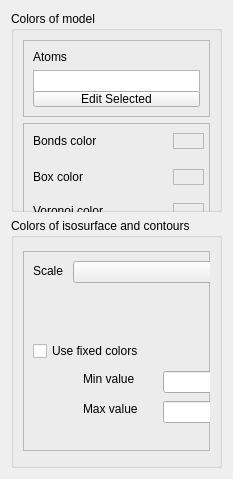
          <widget class="QWidget" name="page_20">
           <property name="geometry">
            <rect>
             <x>0</x>
             <y>0</y>
             <width>233</width>
             <height>479</height>
            </rect>
           </property>
           <attribute name="label">
            <string>Colors</string>
           </attribute>
           <layout class="QVBoxLayout" name="verticalLayout_14">
            <item>
             <widget class="QGroupBox" name="groupBox_10">
              <property name="minimumSize">
               <size>
                <width>0</width>
                <height>200</height>
               </size>
              </property>
              <property name="maximumSize">
               <size>
                <width>16777215</width>
                <height>16777215</height>
               </size>
              </property>
              <property name="title">
               <string>Colors of model</string>
              </property>
              <layout class="QVBoxLayout" name="verticalLayout_21">
               <item>
                <widget class="QFrame" name="frame_16">
                 <property name="frameShape">
                  <enum>QFrame::StyledPanel</enum>
                 </property>
                 <property name="frameShadow">
                  <enum>QFrame::Raised</enum>
                 </property>
                 <layout class="QVBoxLayout" name="verticalLayout_20">
                  <item>
                   <widget class="QLabel" name="label_20">
                    <property name="text">
                     <string>Atoms</string>
                    </property>
                   </widget>
                  </item>
                  <item>
                   <widget class="QTableWidget" name="ColorsOfAtomsTable">
                    <property name="minimumSize">
                     <size>
                      <width>0</width>
                      <height>30</height>
                     </size>
                    </property>
                   </widget>
                  </item>
                  <item>
                   <widget class="QPushButton" name="ColorAtomDialogButton">
                    <property name="text">
                     <string>Edit Selected</string>
                    </property>
                   </widget>
                  </item>
                 </layout>
                </widget>
               </item>
               <item>
                <widget class="QFrame" name="frame_10">
                 <property name="minimumSize">
                  <size>
                   <width>0</width>
                   <height>115</height>
                  </size>
                 </property>
                 <property name="maximumSize">
                  <size>
                   <width>16777215</width>
                   <height>115</height>
                  </size>
                 </property>
                 <property name="frameShape">
                  <enum>QFrame::StyledPanel</enum>
                 </property>
                 <property name="frameShadow">
                  <enum>QFrame::Raised</enum>
                 </property>
                 <widget class="QPushButton" name="ColorBoxDialogButton">
                  <property name="geometry">
                   <rect>
                    <x>200</x>
                    <y>42</y>
                    <width>121</width>
                    <height>28</height>
                   </rect>
                  </property>
                  <property name="text">
                   <string>Edit</string>
                  </property>
                  <property name="checkable">
                   <bool>false</bool>
                  </property>
                  <property name="checked">
                   <bool>false</bool>
                  </property>
                 </widget>
                 <widget class="QPushButton" name="ColorBondDialogButton">
                  <property name="geometry">
                   <rect>
                    <x>200</x>
                    <y>6</y>
                    <width>121</width>
                    <height>28</height>
                   </rect>
                  </property>
                  <property name="text">
                   <string>Edit</string>
                  </property>
                  <property name="checkable">
                   <bool>false</bool>
                  </property>
                  <property name="checked">
                   <bool>false</bool>
                  </property>
                 </widget>
                 <widget class="QPushButton" name="ColorVoronoiDialogButton">
                  <property name="geometry">
                   <rect>
                    <x>200</x>
                    <y>76</y>
                    <width>121</width>
                    <height>28</height>
                   </rect>
                  </property>
                  <property name="text">
                   <string>Edit</string>
                  </property>
                  <property name="checkable">
                   <bool>false</bool>
                  </property>
                  <property name="checked">
                   <bool>false</bool>
                  </property>
                 </widget>
                 <widget class="QFrame" name="ColorVoronoi">
                  <property name="geometry">
                   <rect>
                    <x>150</x>
                    <y>80</y>
                    <width>31</width>
                    <height>16</height>
                   </rect>
                  </property>
                  <property name="frameShape">
                   <enum>QFrame::StyledPanel</enum>
                  </property>
                  <property name="frameShadow">
                   <enum>QFrame::Raised</enum>
                  </property>
                 </widget>
                 <widget class="QLabel" name="label_19">
                  <property name="geometry">
                   <rect>
                    <x>10</x>
                    <y>46</y>
                    <width>71</width>
                    <height>16</height>
                   </rect>
                  </property>
                  <property name="text">
                   <string>Box color</string>
                  </property>
                 </widget>
                 <widget class="QLabel" name="label_18">
                  <property name="geometry">
                   <rect>
                    <x>10</x>
                    <y>80</y>
                    <width>101</width>
                    <height>16</height>
                   </rect>
                  </property>
                  <property name="text">
                   <string>Voronoi color</string>
                  </property>
                 </widget>
                 <widget class="QLabel" name="label_17">
                  <property name="geometry">
                   <rect>
                    <x>10</x>
                    <y>10</y>
                    <width>91</width>
                    <height>16</height>
                   </rect>
                  </property>
                  <property name="text">
                   <string>Bonds color</string>
                  </property>
                 </widget>
                 <widget class="QFrame" name="ColorBox">
                  <property name="geometry">
                   <rect>
                    <x>150</x>
                    <y>46</y>
                    <width>31</width>
                    <height>16</height>
                   </rect>
                  </property>
                  <property name="frameShape">
                   <enum>QFrame::StyledPanel</enum>
                  </property>
                  <property name="frameShadow">
                   <enum>QFrame::Raised</enum>
                  </property>
                 </widget>
                 <widget class="QFrame" name="ColorBond">
                  <property name="geometry">
                   <rect>
                    <x>150</x>
                    <y>10</y>
                    <width>31</width>
                    <height>16</height>
                   </rect>
                  </property>
                  <property name="frameShape">
                   <enum>QFrame::StyledPanel</enum>
                  </property>
                  <property name="frameShadow">
                   <enum>QFrame::Raised</enum>
                  </property>
                 </widget>
                </widget>
               </item>
              </layout>
             </widget>
            </item>
            <item>
             <widget class="QGroupBox" name="groupBox_9">
              <property name="minimumSize">
               <size>
                <width>0</width>
                <height>250</height>
               </size>
              </property>
              <property name="title">
               <string>Colors of isosurface and contours</string>
              </property>
              <layout class="QVBoxLayout" name="verticalLayout_19">
               <item>
                <widget class="QFrame" name="frame_13">
                 <property name="minimumSize">
                  <size>
                   <width>0</width>
                   <height>100</height>
                  </size>
                 </property>
                 <property name="maximumSize">
                  <size>
                   <width>16777215</width>
                   <height>200</height>
                  </size>
                 </property>
                 <property name="frameShape">
                  <enum>QFrame::StyledPanel</enum>
                 </property>
                 <property name="frameShadow">
                  <enum>QFrame::Raised</enum>
                 </property>
                 <widget class="MplWidget" name="ColorRow" native="true">
                  <property name="geometry">
                   <rect>
                    <x>10</x>
                    <y>40</y>
                    <width>311</width>
                    <height>40</height>
                   </rect>
                  </property>
                  <property name="sizePolicy">
                   <sizepolicy hsizetype="Expanding" vsizetype="Expanding">
                    <horstretch>0</horstretch>
                    <verstretch>0</verstretch>
                   </sizepolicy>
                  </property>
                  <property name="minimumSize">
                   <size>
                    <width>0</width>
                    <height>40</height>
                   </size>
                  </property>
                  <property name="maximumSize">
                   <size>
                    <width>16777215</width>
                    <height>40</height>
                   </size>
                  </property>
                 </widget>
                 <widget class="QLabel" name="label_14">
                  <property name="geometry">
                   <rect>
                    <x>10</x>
                    <y>10</y>
                    <width>51</width>
                    <height>20</height>
                   </rect>
                  </property>
                  <property name="text">
                   <string>Scale</string>
                  </property>
                 </widget>
                 <widget class="QComboBox" name="FormSettingsColorsScale">
                  <property name="geometry">
                   <rect>
                    <x>50</x>
                    <y>10</y>
                    <width>171</width>
                    <height>22</height>
                   </rect>
                  </property>
                  <property name="editable">
                   <bool>false</bool>
                  </property>
                  <property name="currentText">
                   <string/>
                  </property>
                 </widget>
                 <widget class="QComboBox" name="FormSettingsColorsScaleType">
                  <property name="geometry">
                   <rect>
                    <x>230</x>
                    <y>10</y>
                    <width>91</width>
                    <height>22</height>
                   </rect>
                  </property>
                  <property name="editable">
                   <bool>false</bool>
                  </property>
                  <property name="currentText">
                   <string/>
                  </property>
                 </widget>
                 <widget class="QLineEdit" name="FormSettingsColorsFixedMax">
                  <property name="geometry">
                   <rect>
                    <x>140</x>
                    <y>150</y>
                    <width>171</width>
                    <height>22</height>
                   </rect>
                  </property>
                 </widget>
                 <widget class="QCheckBox" name="FormSettingsColorsFixed">
                  <property name="geometry">
                   <rect>
                    <x>10</x>
                    <y>90</y>
                    <width>191</width>
                    <height>20</height>
                   </rect>
                  </property>
                  <property name="text">
                   <string>Use fixed colors</string>
                  </property>
                 </widget>
                 <widget class="QLineEdit" name="FormSettingsColorsFixedMin">
                  <property name="geometry">
                   <rect>
                    <x>140</x>
                    <y>120</y>
                    <width>171</width>
                    <height>22</height>
                   </rect>
                  </property>
                 </widget>
                 <widget class="QLabel" name="label_16">
                  <property name="geometry">
                   <rect>
                    <x>60</x>
                    <y>150</y>
                    <width>71</width>
                    <height>16</height>
                   </rect>
                  </property>
                  <property name="text">
                   <string>Max value</string>
                  </property>
                 </widget>
                 <widget class="QLabel" name="label_15">
                  <property name="geometry">
                   <rect>
                    <x>60</x>
                    <y>120</y>
                    <width>71</width>
                    <height>16</height>
                   </rect>
                  </property>
                  <property name="text">
                   <string>Min value</string>
                  </property>
                 </widget>
                </widget>
               </item>
              </layout>
             </widget>
            </item>
           </layout>
          </widget>
